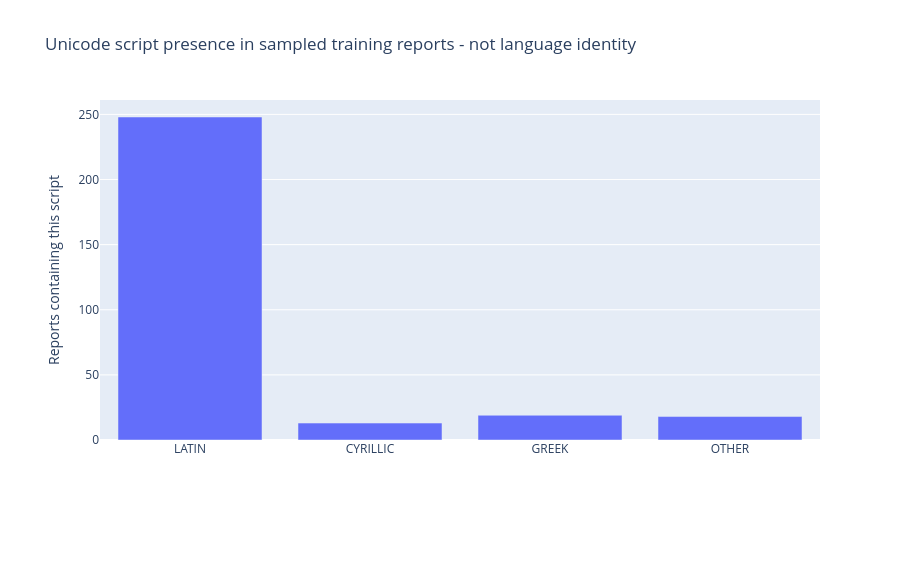

Notebook code for this chart:
### Markdown cell above
## 03 · Script coverage, not language identification

Latin-script text is not automatically English. The prototype only implements English lexical scope.

Each figure saves its numerical specification, native Plotly JSON, interactive HTML, and PNG companion. The PNG is emitted separately and remains in the saved notebook.

### Code cell
display_saved(3)

### Figure 1 — Plotly figure (JSON) as saved in the notebook; plotly's stock layout.template omitted (floating-point values rounded to 4 significant figures)
{"data": [{"name": "Reports", "type": "bar", "x": ["LATIN", "CYRILLIC", "GREEK", "OTHER"], "y": [248, 13, 19, 18]}], "layout": {"barmode": "group", "height": 580, "margin": {"b": 140, "l": 100}, "meta": {"numeric_spec_sha256": "e95b84eac18a5acbe9991b9c1c787df4c77ab735ea528b50e644a93242e4578e", "role": "aggregate_supervision_diagnostic"}, "title": {"text": "Unicode script presence in sampled training reports - not language identity"}, "yaxis": {"title": {"text": "Reports containing this script"}}}}
